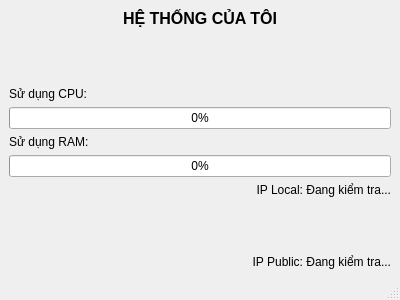
<?xml version="1.0" encoding="UTF-8"?>
<ui version="4.0">
 <class>MainWindow</class>
 <widget class="QMainWindow" name="MainWindow">
  <property name="geometry">
   <rect>
    <x>0</x>
    <y>0</y>
    <width>400</width>
    <height>300</height>
   </rect>
  </property>
  <property name="windowTitle">
   <string>Net System Monitor - Local</string>
  </property>
  <widget class="QWidget" name="centralwidget">
   <layout class="QVBoxLayout" name="verticalLayout">
    <item>
     <widget class="QLabel" name="labelTitle">
      <property name="font">
       <font>
        <pointsize>12</pointsize>
        <weight>75</weight>
        <bold>true</bold>
       </font>
      </property>
      <property name="text">
       <string>HỆ THỐNG CỦA TÔI</string>
      </property>
      <property name="alignment">
       <set>Qt::AlignCenter</set>
      </property>
     </widget>
    </item>
    <item>
     <spacer name="verticalSpacer_2">
      <property name="orientation">
       <enum>Qt::Vertical</enum>
      </property>
      <property name="sizeHint" stdset="0">
       <size>
        <width>20</width>
        <height>20</height>
       </size>
      </property>
     </spacer>
    </item>
    <item>
     <widget class="QLabel" name="labelCPU">
      <property name="text">
       <string>Sử dụng CPU:</string>
      </property>
     </widget>
    </item>
    <item>
     <widget class="QProgressBar" name="progressBarCPU">
      <property name="value">
       <number>0</number>
      </property>
      <property name="format">
       <string>%p%</string>
      </property>
     </widget>
    </item>
    <item>
     <widget class="QLabel" name="labelRAM">
      <property name="text">
       <string>Sử dụng RAM:</string>
      </property>
     </widget>
    </item>
    <item>
     <widget class="QProgressBar" name="progressBarRAM">
      <property name="value">
       <number>0</number>
      </property>
      <property name="format">
       <string>%p%</string>
      </property>
     </widget>
    </item>
    <item>
     <widget class="QLabel" name="labelIP">
      <property name="text">
       <string>IP Local: Đang kiểm tra...</string>
      </property>
      <property name="alignment">
       <set>Qt::AlignRight|Qt::AlignTrailing|Qt::AlignVCenter</set>
      </property>
     </widget>
    </item>
    <item>
     <spacer name="verticalSpacer">
      <property name="orientation">
       <enum>Qt::Vertical</enum>
      </property>
      <property name="sizeHint" stdset="0">
       <size>
        <width>20</width>
        <height>40</height>
       </size>
      </property>
     </spacer>
    </item>
    <item>
     <widget class="QLabel" name="lblIPPublic">
      <property name="text">
       <string>IP Public: Đang kiểm tra...</string>
      </property>
      <property name="alignment">
       <set>Qt::AlignRight|Qt::AlignTrailing|Qt::AlignVCenter</set>
      </property>
     </widget>
    </item>
   </layout>
  </widget>
  <widget class="QStatusBar" name="statusbar"/>
 </widget>
 <resources/>
 <connections/>
</ui>
